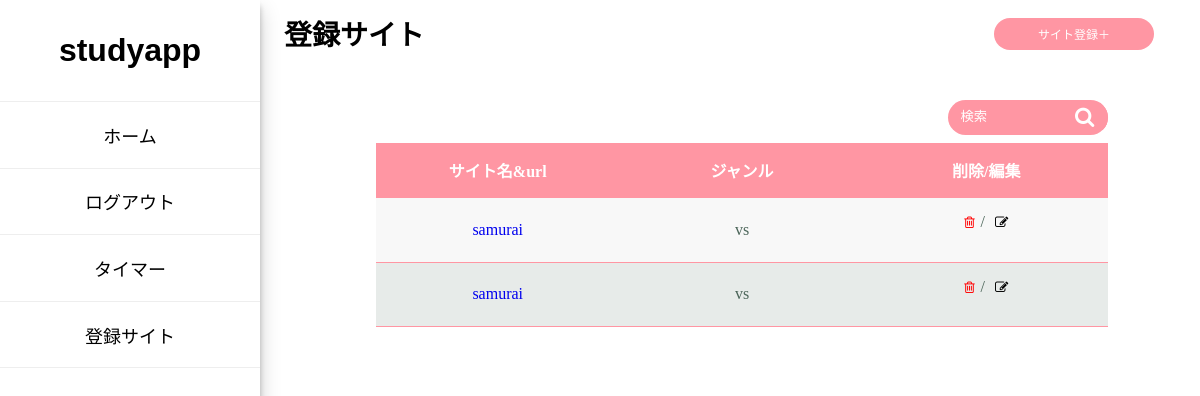
The app's page /registsite/?page=3 (signed in), older data.
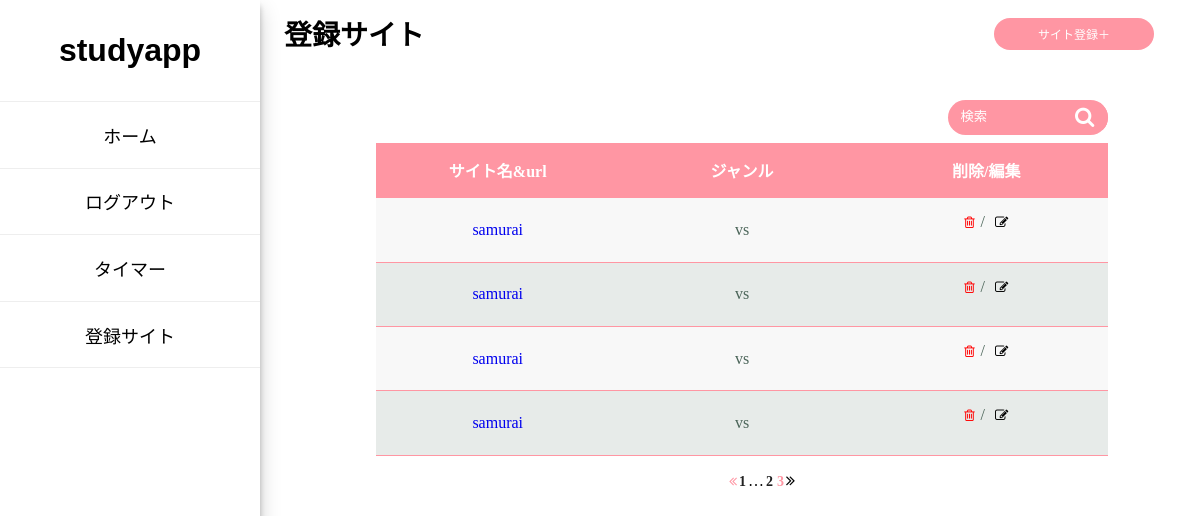
The same page, newer data.
### content/models.py (models this page shows)
class Registsite(models.Model):
  auth=models.ForeignKey(Userdata,on_delete=models.CASCADE,null=True)
  title=models.CharField(verbose_name="サイト名",max_length=30)
  category=models.CharField(verbose_name="分類",max_length=30)
  url=models.URLField()
  regist_date=models.DateTimeField(default=timezone.now)

### content/views.py (the view)
# urls.py: path('registsite/',views.registsite,name='registsite'),
def registsite(request):
  some_object = Registsite.objects.filter(auth=request.user)
  pages = some_object.order_by('-regist_date')
  paginator = Paginator(pages,6)
  page = request.GET.get('page',1)
  try:
    pages =paginator.page(page)
  except PageNotAnInteger:
    pages = paginator.page(1)
  except EmptyPage:
    pages = paginator.page(1)
  return render(request,'content/RegistSite.html',{'pages': pages})

### content/templates/content/RegistSite.html (shortened to what this page needs)
<head>
  <link href="https://stackpath.bootstrapcdn.com/font-awesome/4.7.0/css/font-awesome.min.css" rel="stylesheet">
  <link rel="stylesheet" href="./../../static/css/search.css">
  <link rel="stylesheet" href="./../../static/css/base.css">
  <link rel="stylesheet" href="./../../static/css/registe-site.css">
  <link rel="stylesheet" href="./../../static/css/pagenate.css">
</head>
{% extends 'content/base.html' %}
{% block content %}
<div class="register-name"><span>登録サイト</span></div>
<div class="button-addstudylog-location">
  <a href="{% url 'studyapp:registform' %}" class="button-addstudylog">サイト登録＋</a>
</div>
<div class="registe-site-location">
  <div class="registe-site-style">
    <form method="GET" action="{% url 'studyapp:registsite_search' %}" class="search_container">
      <input type="text" size="25" name="search" value="{{request.GET.search}}" placeholder="検索">
      <input type="submit" value="&#xf002">
    </form>
    <table id="registe-site-table">
      <tr>
        <th>サイト名&url</th>
        <th>ジャンル</th>
        <th>削除/編集</th>
      </tr>
      {% for page in pages %}
      <tr>
        <td><a href="{{page.url}}" class="post_usersite_title">{{page.title}}</a></td>
        <td>{{page.category}}</td>
        <td>
          <form action="{% url 'studyapp:delete_site' page.id %}" method="POST" class="delete_usrsite_form">
            <button  class="delete_site_button" type="submit" onclick="return confirm('本当に削除しますか？');">
              <i class="fa fa-trash-o" style="color:red;"></i>
            </button>
          </form>/
          <button class="edit_site_button" type="submit" >
            <a href="{% url 'studyapp:edit_site' page.id %}" style="color: black;">
              <i class="fa fa-edit"></i>
            </a>
          </button>
        </td>
      </tr>
      {% endfor %}
    </table>
    {% if pages.has_other_pages %}
      <nav aria-label="Page navigation example">
        <ul class="pagination">
          {% if pages.has_previous %}
            <li>
              <a class="page-link text-primary d-inline-block active"
                href="?page={{pages.previous_page_number}}{% if request.GET.search %}&search={{ request.GET.search}}{% endif %}"
                style="padding:0px; margin:0px">
                <i class="fa fa-angle-double-left"></i>
              </a>
            </li>
          {% else %}
            <li class="disabled">
              <i class="fa fa-angle-double-left"></i>
            </li>
          {% endif %}
          {% if pages.has_previous %}
            {% if pages.previous_page_number != 1 %}
              <li><a class="page-link text-primary d-inline-block"
                  href="?page=1{% if request.GET.search %}&search={{ request.GET.search }}{% endif %}">1</a></li>
              <li>…</li>
            {% endif %}
            <li class="disabled">
              <a class="page-link text-secondary d-inline-block disabled"
                href="?page={{ pages.previous_page_number }}{% if request.GET.search %}&search={{ request.GET.search}}{% endif %}">
                {{pages.previous_page_number}}
              </a>
            </li>
          {% endif %}
          <li class="disabled">
            <a class="page-link text-secondary d-inline-block disabled current" href="#">{{pages.number}}</a>
          </li>
          {% if pages.has_next %}
            <li class="disabled">
              <a class="page-link text-secondary d-inline-block text-muted active" href="?page={{pages.next_page_number}}">
                <i class="fa fa-angle-double-right"></i>
              </a>
            </li>
          {% else %}
            <li class="disabled">
              <i class="fa fa-angle-double-right"></i>
            </li>
          {% endif %}
        </ul>
      </nav>
    {% endif %}
  </div>
</div>
{% endblock %}

Row changes from the older to the newer data that the page shows:
added Registsite: title "samurai", category "vs"
added Registsite: title "samurai", category "vs"
Text that changed along with them:
{{ pages.previous_page_number }}: (not shown) → "2"
{{ pages.number }}: (not shown) → "3"
text now shown: "1 …"
